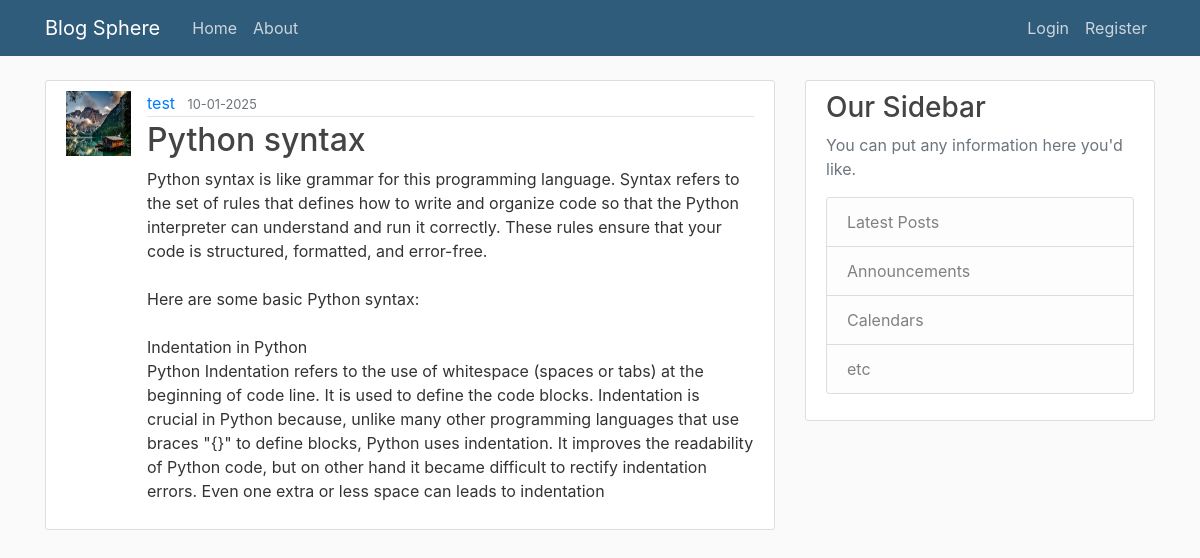
Screenshot of /post/2 with the database file from the repository.
### flaskapp/models.py (models this page shows, shortened)
class User(db.Model,UserMixin):
    id = db.Column(db.Integer, primary_key=True)
    username = db.Column(db.String(20), unique=True, nullable=False)
    email = db.Column(db.String(120), unique=True, nullable=False)
    image_file = db.Column(db.String(20), nullable=False, default='default.jpg')
    password = db.Column(db.String(60), nullable=False)
    posts = db.relationship('Post', backref='author', lazy=True)

class Post(db.Model):
    id = db.Column(db.Integer, primary_key=True)
    title = db.Column(db.String(100), nullable=False)
    date_posted = db.Column(db.DateTime, nullable=False, default=datetime.utcnow)
    content = db.Column(db.Text, nullable=False)
    user_id = db.Column(db.Integer, db.ForeignKey('user.id'), nullable=False)

### flaskapp/routes.py (the view)
@app.route("/post/<int:post_id>")
def post(post_id):
    post= Post.query.get_or_404(post_id)
    return render_template("post_.html",title=post.title,post=post)

### flaskapp/templates/post_.html (shortened to what this page needs)
{% extends "layout.html" %}
{% block content %}
        <article class="media content-section">
          <img class="rounded-cirlce article-img" src="{{url_for('static',filename='profile/'+post.author.image_file)}}">
          <div class="media-body">
            <div class="article-metadata">
              <a class="mr-2" href="{{url_for('user_posts',username=post.author.username)}}">{{ post.author.username }}</a>
              <small class="text-muted">{{ post.date_posted.strftime('%d-%m-%Y') }}</small>
            </div>
            <h2 class="article-title">{{ post.title }}</h2>
            <p class="article-content">{{ post.content }}</p>
          </div>
        </article>
{% endblock content %}

### flaskapp/static/main.css (style rules this page uses)
body { background: #fafafa; color: #333333; margin-top: 5rem; }
h1, h2, h3, h4, h5, h6 { color: #444444; }
.content-section { background: #ffffff; padding: 10px 20px; border: 1px solid #dddddd; border-radius: 3px; margin-bottom: 20px; }
.article-title { color: #444444; }
.article-content { white-space: pre-line; }
.article-img { height: 65px; width: 65px; margin-right: 16px; }
.article-metadata { padding-bottom: 1px; margin-bottom: 4px; border-bottom: 1px solid #e3e3e3 }

### rows the page displays
User: image_file (placeholder picture), author.username "test"
Post: date_posted "10-01-2025", title "Python syntax", content "Python syntax is like grammar for this programming language. Syntax refers to the set of rules that defines how to write and organize code so that the Python interpreter can understand and run it correctly. These rules ensure that your code is structured, formatted, and error-free. Here are some basic Python syntax: Indentation in Python Python Indentation refers to the use of whitespace (spaces or tabs) at the beginning of code line. It is used to define the code blocks. Indentation is crucial in Python because, unlike many other programming languages that use braces \"{}\" to define blocks, Python uses indentation. It improves the readability of Python code, but on other hand it became…"
